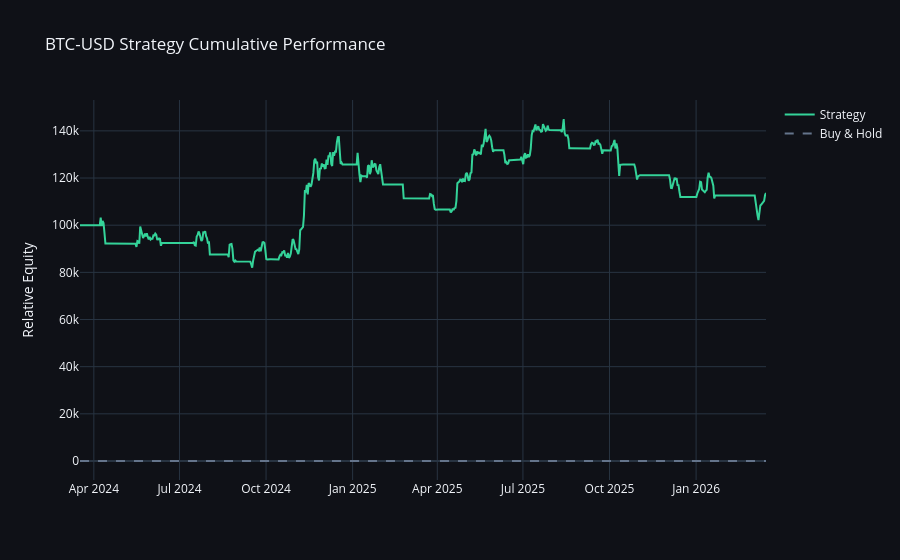

Notebook code for this chart:
### Markdown cell above
## 2. Interactive Performance Overview
Strategy Equity Curve vs Buy & Hold Benchmark.

### Code cell
pf = session.run_vbt_backtest(df, signal_col='signal', transaction_cost=TRANSACTION_COST)

fig = go.Figure()
fig.add_trace(go.Scatter(x=df['timestamp'], y=pl.Series("equity_curve", pf.value()), name='Strategy', line=dict(color='#34d399')))
bh = (1 + df['returns'].fill_null(0)).cum_prod()
fig.add_trace(go.Scatter(x=df['timestamp'], y=bh, name='Buy & Hold', line=dict(color='#64748b', dash='dash')))

fig.update_layout(
    title=f"{SYMBOL} Strategy Cumulative Performance",
    yaxis_title="Relative Equity",
    **PLOTLY_DARK
)
fig.show()

### Figure 1 — Plotly figure (JSON) as saved in the notebook; plotly's stock layout.template omitted (floating-point values rounded to 4 significant figures; data arrays with more than 128 entries replaced by an {"elided": "..."} marker saying what was removed)
{"data": [{"line": {"color": "#34d399"}, "name": "Strategy", "type": "scatter", "x": {"elided": "730 str values"}, "y": {"elided": "730 float values"}}, {"line": {"color": "#64748b", "dash": "dash"}, "name": "Buy & Hold", "type": "scatter", "x": {"elided": "730 str values"}, "y": {"elided": "730 float values"}}], "layout": {"paper_bgcolor": "#0f1117", "plot_bgcolor": "#0f1117", "title": {"text": "BTC-USD Strategy Cumulative Performance"}, "yaxis": {"title": {"text": "Relative Equity"}}}}
